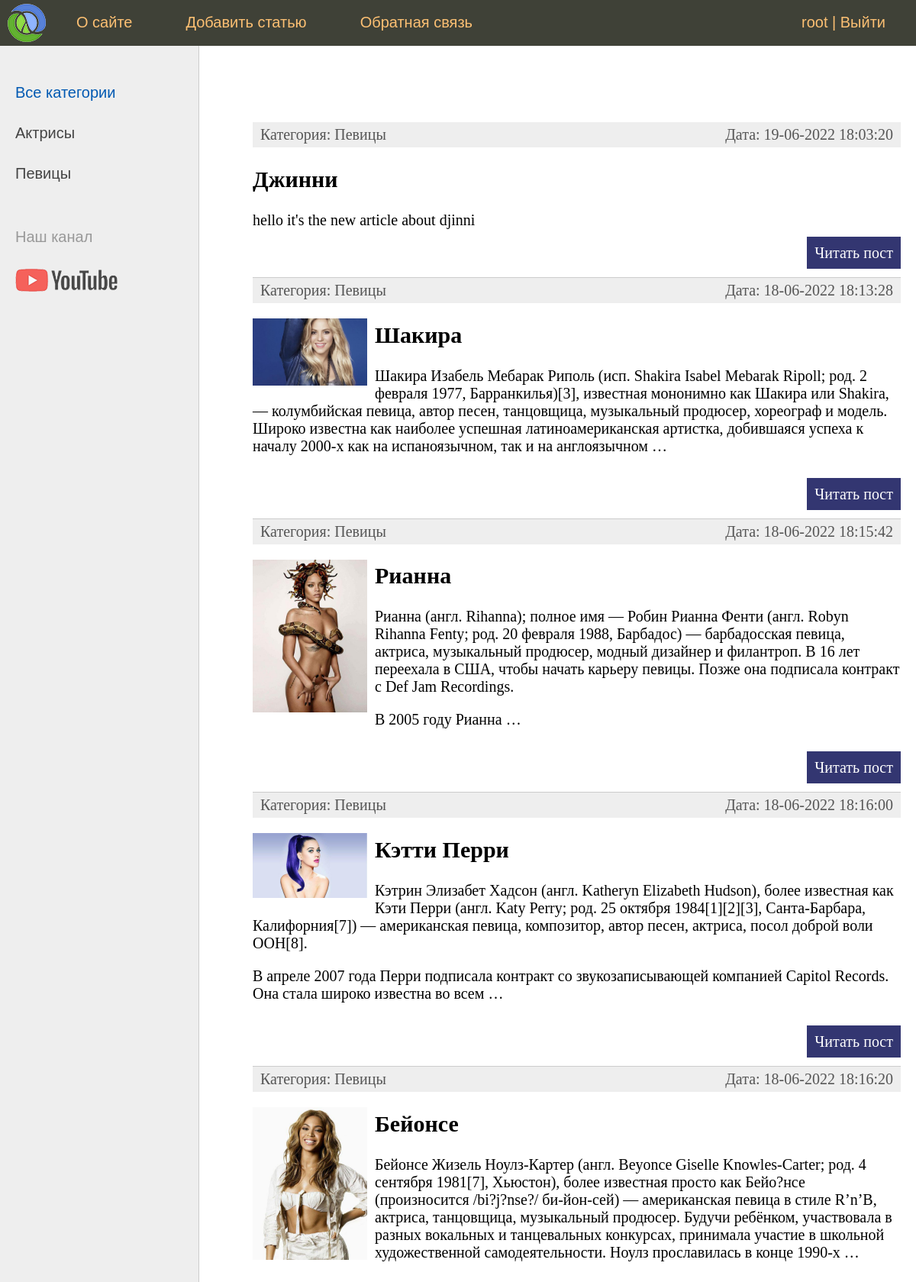
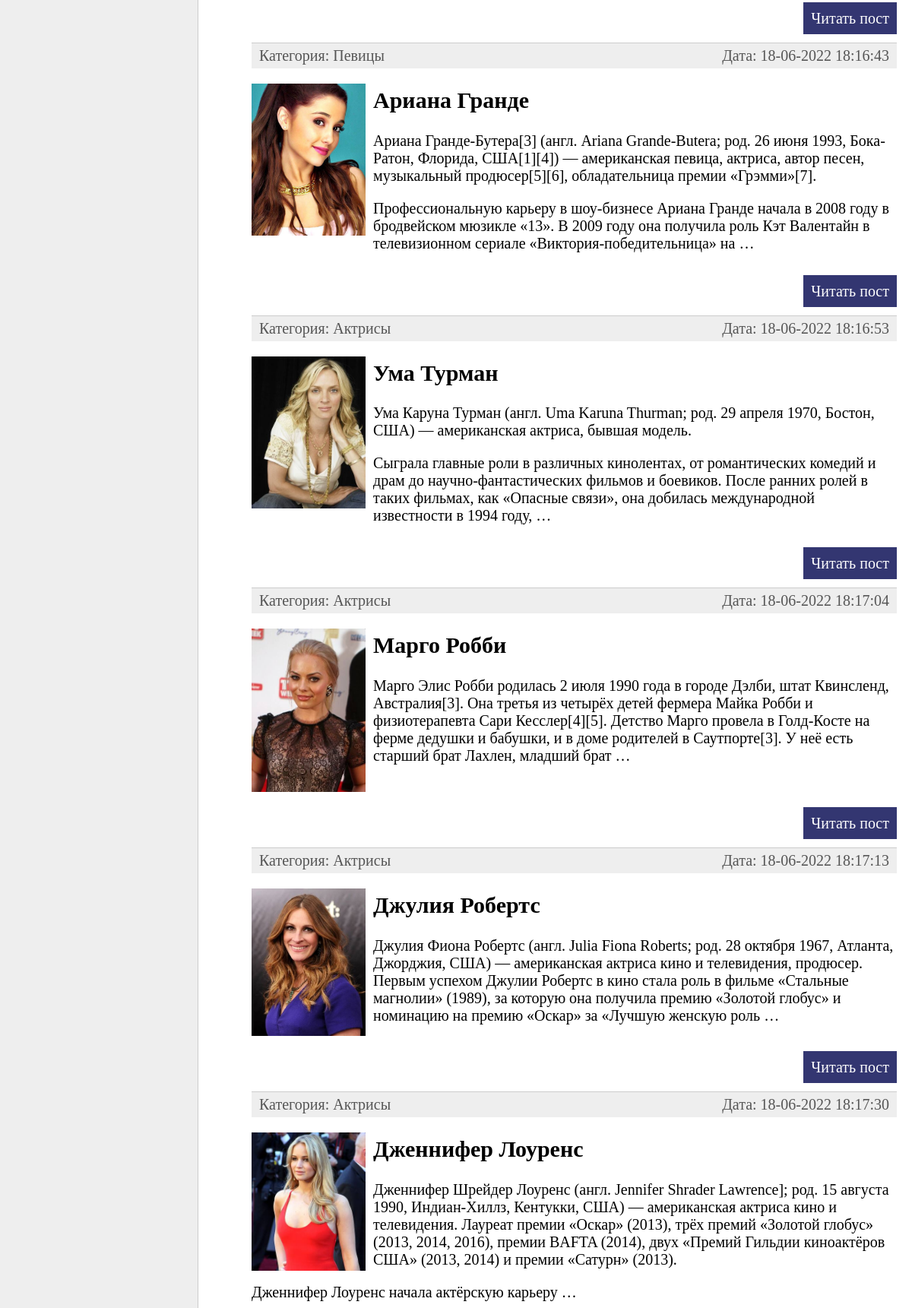
The app's page / (signed in, upper part) with its own data (2 pictures, top to bottom).
### women/models.py (models this page shows, shortened)
class Category(models.Model):
    name = models.CharField(max_length=100, db_index=True, verbose_name='Категория')
    slug = models.SlugField(max_length=255, unique=True, db_index=True, verbose_name='URl')
    def __str__(self):
        return self.name
    def get_absolute_url(self):
        return reverse('category', kwargs={'cat_slug': self.slug})
    class Meta:
        verbose_name = 'Категория'
        verbose_name_plural = 'Категории'
        ordering = ['id']

class Women(models.Model):
    title = models.CharField(max_length=255, verbose_name='Заголовок')
    slug = models.SlugField(max_length=255, unique=True, db_index=True, verbose_name='URl')
    content = models.TextField(blank=True, verbose_name='Текст статьи')
    photo = models.ImageField(upload_to='photos/%Y/%m/%d/', blank=True, verbose_name='Фото')
    time_create = models.DateTimeField(auto_now_add=True, verbose_name='Время создания')
    time_update = models.DateTimeField(auto_now=True, verbose_name='Время изменения')
    is_published = models.BooleanField(default=True, verbose_name='Пубилкация')
    cat = models.ForeignKey('Category', on_delete=models.PROTECT, verbose_name='Категория')
    def get_absolute_url(self):
        return reverse('post', kwargs={'post_slug': self.slug})
    class Meta:
        verbose_name = 'Известные женщины'
        verbose_name_plural = 'Известные женщины'
        ordering = ['-time_create', 'title']

### women/views.py (the view)
# urls.py: path('', WomenHome.as_view(), name='home'),
class WomenHome(DataMixin, ListView):
    model = Women
    template_name = 'women/index.html'
    context_object_name = 'posts'
    def get_context_data(self, *, object_list=None, **kwargs):
        context = super().get_context_data(**kwargs)
        c_def = self.get_user_context(title='Главная страница')
        return dict(list(context.items()) + list(c_def.items()))
    def get_queryset(self):
        return Women.objects.filter(is_published=True).select_related('cat')

### women/utils.py (called while the page is built)
    def get_user_context(self, **kwargs):
        context = kwargs
        cats = Category.objects.annotate(Count('women'))
        user_menu = menu.copy()
        if not self.request.user.is_authenticated:
            user_menu.pop(1)
        context['menu'] = user_menu
        context['cats'] = cats
        if 'cat_selected' not in context:
            context['cat_selected'] = 0
        return context

### women/templates/women/index.html (shortened to what this page needs)
{% extends 'women/base.html' %}
{% block content %}
<ul class="list-articles">
	{% for p in posts %}
			<li><div class="article-panel">
				<p class="first">Категория: {{ p.cat }}</p>
				<p class="last">Дата: {{ p.time_update|date:"d-m-Y H:i:s" }}</p>
			</div>
	{% if p.photo %}
		<p><img src="{{ p.photo.url }}" alt="{{ p.title }}" class="img-article-left thumb"></p>
	{% endif %}
				<h2>{{p.title}}</h2>
	{% autoescape on %}
	{{p.content|linebreaks|truncatewords:50}}
	{% endautoescape %}
			<p class="link-read-post"><a href="{{ p.get_absolute_url }}">Читать пост</a></p>
			</li>
	{% endfor %}
</ul>
{% endblock %}

### women/templates/women/base.html (shortened to what this page needs)
{% load static %}
{% load women_tags %}
<!DOCTYPE html>
<html>
<head>
	<link type="text/css" href="{% static 'women/css/styles.css' %}" rel="stylesheet" />
</head>
<body>
<table class="table-page" border=0 cellpadding="0" cellspacing="0">
<tr><td valign=top>
{% block mainmenu %}
<div class="header">
	<ul id="mainmenu" class="mainmenu">
	<li class="logo"><a href="{% url 'home' %}"><div class="logo"></div></a></li>
{% for m in menu %}
	<li><a href="{% url m.url_name %}">{{m.title}}</a></li>
{% endfor %}
	{% if request.user.is_authenticated %}
	<li class="last"> {{ user.username }} | <a href="{% url 'logout' %}">Выйти</a></li>
	{% else %}
	<li class="last"><a href="{% url 'register' %}">Регистрация</a> |
		<a href="{% url 'login' %}">Войти</a></li>
	{% endif %}
	</ul>
</div>
{% endblock mainmenu %}
<table class="table-content" border=0 cellpadding="0" cellspacing="0">
<tr>
	<td valign="top" class="left-chapters">
	<ul id="leftchapters">
{% if cat_selected == 0 %}
		<li class="selected">Все категории</li>
{% else %}
		<li><a href="{% url 'home' %}">Все категории</a></li>
{% endif %}
{% for c in cats %}
{% if c.women__count > 0 %}
	{% if c.pk == cat_selected %}
		<li class="selected">{{ c.name }}</li>
	{% else %}
		<li><a href="{{ c.get_absolute_url }}">{{ c.name }}</a></li>
	{% endif %}
{% endif %}
{% endfor %}
		<li class="share">
		<p>Наш канал</p>
		<a class="share-yt" href="https://www.youtube.com/channel/UClJzWfGWuGJL2t-3dYKcHTA/playlists" target="_blank" rel="nofollow"></a>
		</li>
	</ul>
</td>
<td valign="top" class="content">
	<div class="content-text">
{% block content %}
{% endblock %}
	</div>
</td></tr></table>
</td></tr>
</table>
</body>
</html>

### women/static/women/css/styles.css (style rules this page uses)
html, body { font-family: 'Arial'; margin: 0; padding: 0; height: 100%; width: 100%; color: #444; }
a { color: #0059b2; text-decoration: none; }
img { max-width: 600px; height: auto; }
img.img-article-left { max-width: 300px; height: auto; float: left; padding: 0 10px 10px 0; }
img.img-article-left.thumb { max-width: 150px; height: auto; }
p.link-read-post { text-align: right; }
p.link-read-post a { padding: 10px; min-width: 100px; background: #333671; color: #fff; text-decoration: none; }
div.article-panel { background: #eee; padding: 5px 10px 5px 10px; box-sizing: border-box; overflow: hidden; color: #555; }
div.article-panel p.first { margin: 0; float: left; }
div.article-panel p.last { margin: 0; float: right; }
ul.list-articles { list-style: none; margin: 0; padding: 0; }
ul.list-articles li { border-bottom: 1px solid #ccc; }
.table-page { width: 100%; height: 100%; vertical-align: top; }
.table-page tr { height: 100%; }
.header { background: #3F4137; height: 60px; }
.logo { background: url('../images/logo.png') no-repeat 10px 5px; width: 70px; height: 60px; }
ul.mainmenu { list-style: none; margin: 0; padding: 0; height: 60px; color: #fdc073; font-size: 20px; overflow: hidden; }
ul.mainmenu li { float: left; margin: 18px 40px 0 30px; }
ul.mainmenu li.logo { margin: 0; }
ul.mainmenu li.last { float: right; }
ul.mainmenu li a { color: #fdc073; text-decoration: none; }
.table-content { width: 100%; min-height: 100%; height: 100%; }
.left-chapters { margin: 0; background: #eee; border-right: 1px solid #ccc; min-height: 100%; }
.left-chapters ul { width: 230px; min-height: 100%; margin: 0; padding: 20px 10px 10px 20px; list-style: none; font-size: 20px; }
.left-chapters ul li { margin: 30px 0 0 0; color: #999; }
.left-chapters ul li.selected { color: #0059b2; }
.left-chapters ul li a { color: #444; text-decoration: none; }
.left-chapters ul li.share { margin: 60px 0 0 0; }
.left-chapters ul li.share p { margin: 30px 0 30px 0; }
.left-chapters ul li.share a { display: inline-block; width: 40px; height: 40px; margin: 0 20px 0 0; }
.left-chapters ul li.share a.share-yt { width: 100%; height: 30px; background: url('../images/share_yt.png') no-repeat 0 0 }
.content { padding: 40px 20px 20px 40px; width: 100%; box-sizing: border-box; }
.content-text { margin: 60px 0 0 30px; color: #000; font-size: 20px; font-family: Yandex Sans Display Light; }

### records on screen
Category: name "Актрисы"
Category: name "Певицы"
Women: cat "Певицы", time_update "19-06-2022 18:03:20", title "Джинни", content "hello it's the new article about djinni"
Women: cat "Певицы", time_update "18-06-2022 18:13:28", photo (picture), title "Шакира", content "Шакира Изабель Мебарак Риполь (исп. Shakira Isabel Mebarak Ripoll; род. 2 февраля 1977, Барранкилья)[3], известная мононимно как Шакира или Shakira, — колумбийская певица, автор песен, танцовщица, музыкальный продюсер, хореограф и модель. Широко известна как наиболее успешная латиноамериканская артистка, добившаяся успеха к началу 2000-х как на испаноязычном, так и на англоязычном …"
Women: cat "Певицы", time_update "18-06-2022 18:15:42", photo (picture), title "Рианна", content "Рианна (англ. Rihanna); полное имя — Робин Рианна Фенти (англ. Robyn Rihanna Fenty; род. 20 февраля 1988, Барбадос) — барбадосская певица, актриса, музыкальный продюсер, модный дизайнер и филантроп. В 16 лет переехала в США, чтобы начать карьеру певицы. Позже она подписала контракт с Def Jam Recordings. В 2005 году Рианна …"
Women: cat "Певицы", time_update "18-06-2022 18:16:00", photo (picture), title "Кэтти Перри", content "Кэтрин Элизабет Хадсон (англ. Katheryn Elizabeth Hudson), более известная как Кэти Перри (англ. Katy Perry; род. 25 октября 1984[1][2][3], Санта-Барбара, Калифорния[7]) — американская певица, композитор, автор песен, актриса, посол доброй воли ООН[8]. В апреле 2007 года Перри подписала контракт со звукозаписывающей компанией Capitol Records. Она стала широко известна во всем …"
Women: cat "Певицы", time_update "18-06-2022 18:16:20", photo (picture), title "Бейонсе", content "Бейонсе Жизель Ноулз-Картер (англ. Beyonce Giselle Knowles-Carter; род. 4 сентября 1981[7], Хьюстон), более известная просто как Бейо?нсе (произносится /bi?j?nse?/ би-йон-сей) — американская певица в стиле R’n’B, актриса, танцовщица, музыкальный продюсер. Будучи ребёнком, участвовала в разных вокальных и танцевальных конкурсах, принимала участие в школьной художественной самодеятельности. Ноулз прославилась в конце 1990-х …"
Women: cat "Певицы", time_update "18-06-2022 18:16:43", photo (picture), title "Ариана Гранде", content "Ариана Гранде-Бутера[3] (англ. Ariana Grande-Butera; род. 26 июня 1993, Бока-Ратон, Флорида, США[1][4]) — американская певица, актриса, автор песен, музыкальный продюсер[5][6], обладательница премии «Грэмми»[7]. Профессиональную карьеру в шоу-бизнесе Ариана Гранде начала в 2008 году в бродвейском мюзикле «13». В 2009 году она получила роль Кэт Валентайн в телевизионном сериале «Виктория-победительница» на …"
Women: cat "Актрисы", time_update "18-06-2022 18:16:53", photo (picture), title "Ума Турман", content "Ума Каруна Турман (англ. Uma Karuna Thurman; род. 29 апреля 1970, Бостон, США) — американская актриса, бывшая модель. Сыграла главные роли в различных кинолентах, от романтических комедий и драм до научно-фантастических фильмов и боевиков. После ранних ролей в таких фильмах, как «Опасные связи», она добилась международной известности в 1994 году, …"
Women: cat "Актрисы", time_update "18-06-2022 18:17:04", photo (picture), title "Марго Робби", content "Марго Элис Робби родилась 2 июля 1990 года в городе Дэлби, штат Квинсленд, Австралия[3]. Она третья из четырёх детей фермера Майка Робби и физиотерапевта Сари Кесслер[4][5]. Детство Марго провела в Голд-Косте на ферме дедушки и бабушки, и в доме родителей в Саутпорте[3]. У неё есть старший брат Лахлен, младший брат …"
Women: cat "Актрисы", time_update "18-06-2022 18:17:13", photo (picture), title "Джулия Робертс", content "Джулия Фиона Робертс (англ. Julia Fiona Roberts; род. 28 октября 1967, Атланта, Джорджия, США) — американская актриса кино и телевидения, продюсер. Первым успехом Джулии Робертс в кино стала роль в фильме «Стальные магнолии» (1989), за которую она получила премию «Золотой глобус» и номинацию на премию «Оскар» за «Лучшую женскую роль …"
Women: cat "Актрисы", time_update "18-06-2022 18:17:30", photo (picture), title "Дженнифер Лоуренс", content "Дженнифер Шрейдер Лоуренс (англ. Jennifer Shrader Lawrence]; род. 15 августа 1990, Индиан-Хиллз, Кентукки, США) — американская актриса кино и телевидения. Лауреат премии «Оскар» (2013), трёх премий «Золотой глобус» (2013, 2014, 2016), премии BAFTA (2014), двух «Премий Гильдии киноактёров США» (2013, 2014) и премии «Сатурн» (2013). Дженнифер Лоуренс начала актёрскую карьеру …"

### other values on screen
{{ m.title }} "О сайте" "Добавить статью" "Обратная связь"
{{ user.username }} "root"
